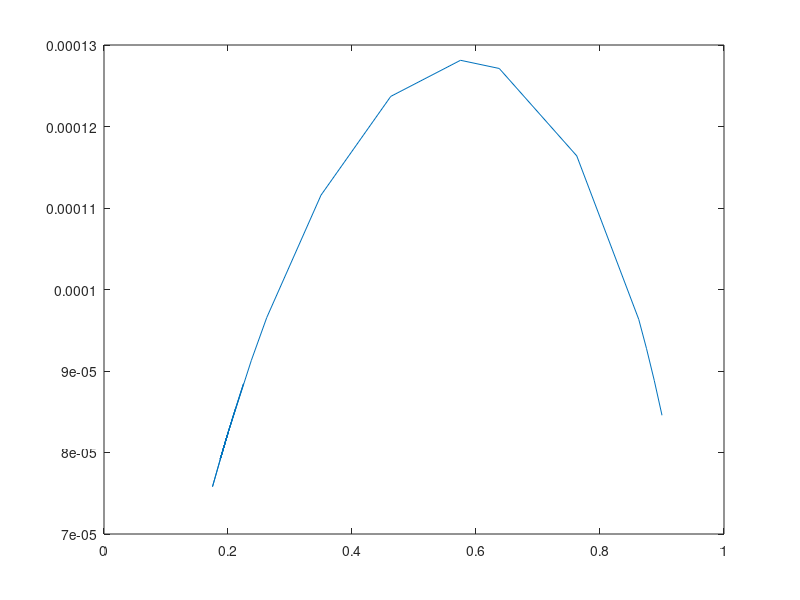

MATLAB code for this plot:
x=[0.9
0.9
0.8875
0.8875
0.8875
0.8875
0.875
0.875
0.8625
0.8625
0.7625
0.6375
0.575
0.4625
0.35
0.2625
0.2375
0.2
0.2
0.2
0.2
0.225
0.2125
0.2
0.2
0.1875
0.1875
0.175
0.2
0.1875
0.1875
0.2
0.2125
0.2
0.1875
0.2
0.2
0.1875
0.1875
0.1875
0.2
0.2
0.1875
0.2
0.1875
0.1875
]
y=[0.000264729
0.000264729
0.000278136
0.000278136
0.000278136
0.000278136
0.00029037
0.00029037
0.000301579
0.000301579
0.000364381
0.000397947
0.000401093
0.000387222
0.000349286
0.00030228
0.000285725
0.000257969
0.000257969
0.000257969
0.000257969
0.000276877
0.000267631
0.000257969
0.000257969
0.000247873
0.000247873
0.000237323
0.000257969
0.000247873
0.000247873
0.000257969
0.000267631
0.000257969
0.000247873
0.000257969
0.000257969
0.000247873
0.000247873
0.000247873
0.000257969
0.000257969
0.000247873
0.000257969
0.000247873
0.000247873
];
plot(x,y./sqrt(9.8))